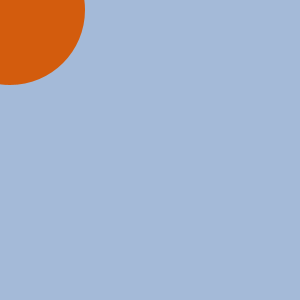
Frame 1 (no input)
Frame 60 (the mouse pressed at the canvas centre just before this capture): identical to frame 1, image omitted
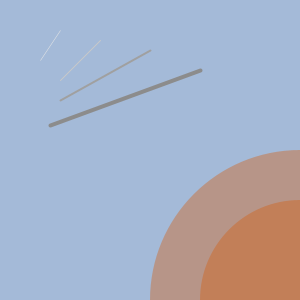
Frame 120 (the mouse held since frame 60 and released just before this capture)

The Processing sketch that drew these frames (run headless with seeded random() and noise(); from frame 60 on, the mouse is pressed at the canvas centre):

// Processing sketch: processing_135777
// ── processing_135777.pde

void setup(){
size (300, 300);
}
void draw(){
int x = 100;
int y = 60;
background(164, 186, 216);
if (x<200){
  noStroke();
  if (mouseY<30){
  fill(211, 92, 13);    //circle top left 
  }
  else if(mouseY>50){
    fill(164, 186, 216);
  }
  
  ellipse(10, 10, 150, 150);
}

if ( x < 50){
ellipse( 100, 50, 20, 70);
//false
}
if (mouseY <= 280 ){
fill (211, 92, 13, mouseY-50);
ellipse(300, 300, 200, 200);
}

if ( mouseY < 200 ){
  fill(211, 92, 13, mouseY-50);
  ellipse(300, 300, 300, 300);
}

if ( mouseY < 150 ){
  fill(211, 92, 13, mouseY-50);
  ellipse(300, 300, 400, 400);
}
 
 if (x>50) {
   if (mouseY<100){
   fill(211, 92, 13, mouseY-50);
   ellipse(300, 300, 500, 500);
 }
 
 if (x > 50) {
 if (mouseY<80){
   fill(211, 92, 13, mouseY-20);
   ellipse(300, 300, 600, 600);
 }
 
  if (x > 50) {
 if (mouseY<60){
   fill(211, 92, 13, mouseY-20);
   ellipse(300, 300, 700, 700);
 }
 
 
 
 if(mouseY>280){    //bottom line
 stroke(60);
 strokeWeight(12);
   line(0, 260, 300, 350);  
 }
 
if( x <=120 ){   
  if (mouseY>200){
  stroke(80);
  strokeWeight(8);
    line(0, 200, 300, 190);
 } 

 
if((x<50) || (y > 30)){   //second line from bottom
  if (mouseY>150){
  stroke(100);
  strokeWeight(6);
  line( 40, 150, 260, 130);
}

 
 
 if (y > 40 ){
   if ( mouseY>100){
   stroke(140);
   strokeWeight(4);
   line( 50, 125, 200, 70);
 }

 
if (x >50){
  if (mouseY>80){
  stroke(160);
  strokeWeight(2);
  line (60, 100, 150, 50);
}


if ((x>10) && (y>20)){
  if (mouseY>60){
  stroke(200);
  strokeWeight(1);
  line (60, 80, 100, 40);
}

if ((x >40) || (y>=60)){   //top line
  if (mouseY>40){
  stroke(230);
  strokeWeight(.5);
  line( 40, 60, 60, 30);
}
}
}
}
}
}
}
}
}
}
}
